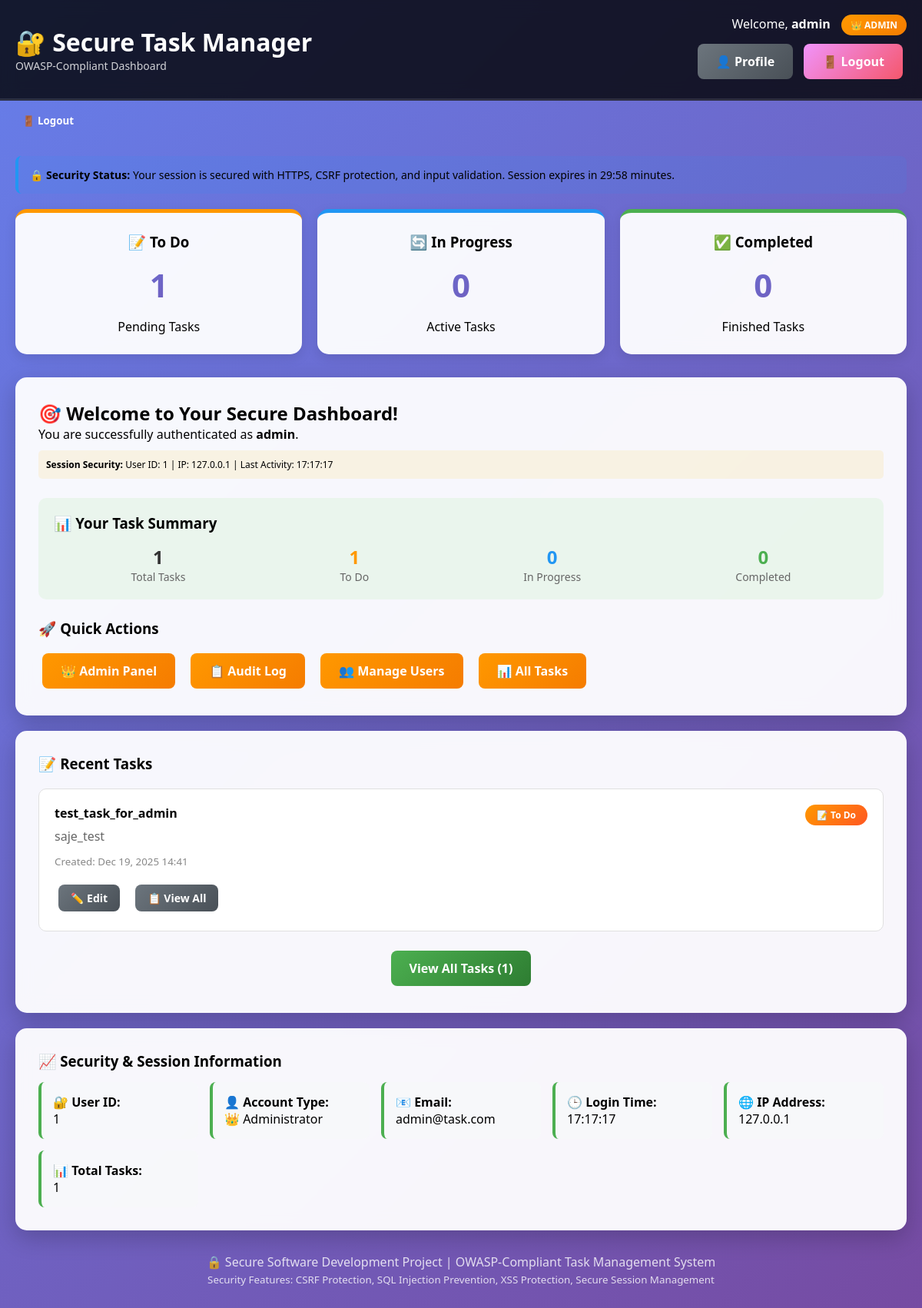
Page /secure_task_manager/index.php (signed in) on the committed database.
### tables this page shows
CREATE TABLE `tasks` (
  `id` int(11) NOT NULL,
  `title` varchar(200) NOT NULL,
  `description` text DEFAULT NULL,
  `status` enum('todo','in progress','completed') DEFAULT 'todo',
  `user_id` int(11) NOT NULL,
  `created_at` timestamp NOT NULL DEFAULT current_timestamp(),
  `updated_at` timestamp NOT NULL DEFAULT current_timestamp() ON UPDATE current_timestamp()
);

### secure_task_manager/includes/config.php (called while the page is built, shortened)
<?php
function generate_csrf_token() {
    return $_SESSION['csrf_token'];
}
?>

### secure_task_manager/index.php (the view, shortened to what this page needs)
<?php
require_once 'includes/config.php';
$username = $_SESSION['username'] ?? '';
$is_admin = $_SESSION['is_admin'] ?? 0;
$user_id = $_SESSION['user_id'] ?? 0;
$email = $_SESSION['email'] ?? '';
$recent_tasks = [];
$task_counts = ['todo' => 0, 'in progress' => 0, 'completed' => 0];
$total_tasks = 0;
try {
    $stmt = $conn->prepare("SELECT id, title, description, status, created_at FROM tasks WHERE user_id = ? ORDER BY created_at DESC LIMIT 5");
    $stmt->bind_param("i", $user_id);
    $stmt->execute();
    $tasks_result = $stmt->get_result();
    while ($row = $tasks_result->fetch_assoc()) {
        $recent_tasks[] = $row;
    }
    $stmt = $conn->prepare("SELECT status, COUNT(*) as count FROM tasks WHERE user_id = ? GROUP BY status");
    $stmt->bind_param("i", $user_id);
    $stmt->execute();
    $count_result = $stmt->get_result();
    while ($row = $count_result->fetch_assoc()) {
        $task_counts[$row['status']] = (int)$row['count'];
    }
    $total_tasks = array_sum($task_counts);
} catch (Exception $e) {
    log_system_event('ERROR', 'Dashboard query failed', [
        'user_id' => $user_id,
        'error' => $e->getMessage()
    ]);
    $error = "Unable to load dashboard data. Please try again.";
}
$csrf_token = generate_csrf_token();
?>
<!DOCTYPE html>
<html lang="en">
<head>
</head>
<body>
    <div class="header">
        <div>
            <h1>🔐 Secure Task Manager</h1>
            <p style="font-size: 14px; opacity: 0.8;">OWASP-Compliant Dashboard</p>
        </div>
        <div style="text-align: right;">
            <div style="margin-bottom: 10px;">
                <span>Welcome, <strong><?php echo htmlspecialchars($username, ENT_QUOTES, 'UTF-8'); ?></strong></span>
                <?php if ($is_admin): ?>
                    <span class="admin-badge">👑 ADMIN</span>
                <?php endif; ?>
            </div>
            <div>
                <a href="profile.php" class="btn btn-secondary">👤 Profile</a>
                <a href="logout.php" class="btn btn-danger" onclick="return confirmLogout()">🚪 Logout</a>
            </div>
        </div>
    </div>
<form id="logoutForm" action="logout_handler.php" method="POST" style="display: inline;">
    <button type="submit" class="btn btn-danger" style="border: none; background: none; color: white; cursor: pointer;">
        🚪 Logout
    </button>
</form>
    <div class="container">
        <div class="security-notice">
            🔒 <strong>Security Status:</strong> Your session is secured with HTTPS, CSRF protection, and input validation.
            Session expires in <span id="sessionTimer">30:00</span> minutes.
        </div>
        <div class="stats-grid">
            <div class="stat-card stat-todo">
                <h3>📝 To Do</h3>
                <div class="stat-number"><?php echo (int)$task_counts['todo']; ?></div>
                <p>Pending Tasks</p>
            </div>
            <div class="stat-card stat-progress">
                <h3>🔄 In Progress</h3>
                <div class="stat-number"><?php echo (int)$task_counts['in progress']; ?></div>
                <p>Active Tasks</p>
            </div>
            <div class="stat-card stat-completed">
                <h3>✅ Completed</h3>
                <div class="stat-number"><?php echo (int)$task_counts['completed']; ?></div>
                <p>Finished Tasks</p>
            </div>
        </div>
        <div class="card">
            <h2>🎯 Welcome to Your Secure Dashboard!</h2>
            <p>You are successfully authenticated as <strong><?php echo htmlspecialchars($username, ENT_QUOTES, 'UTF-8'); ?></strong>.</p>
            <div class="session-info">
                <strong>Session Security:</strong>
                User ID: <?php echo (int)$user_id; ?> |
                IP: <?php echo htmlspecialchars($_SERVER['REMOTE_ADDR'] ?? 'Unknown', ENT_QUOTES, 'UTF-8'); ?> |
                Last Activity: <span id="lastActivity"><?php echo date('H:i:s'); ?></span>
            </div>
            <div style="margin: 25px 0; padding: 20px; background: rgba(232, 245, 233, 0.8); border-radius: 10px;">
                <h3>📊 Your Task Summary</h3>
                <div style="display: flex; justify-content: space-around; margin-top: 15px;">
                    <div style="text-align: center;">
                        <div style="font-size: 24px; font-weight: bold; color: #333;"><?php echo (int)$total_tasks; ?></div>
                        <div style="font-size: 14px; color: #666;">Total Tasks</div>
                    </div>
                    <div style="text-align: center;">
                        <div style="font-size: 24px; font-weight: bold; color: #ff9800;"><?php echo (int)$task_counts['todo']; ?></div>
                        <div style="font-size: 14px; color: #666;">To Do</div>
                    </div>
                    <div style="text-align: center;">
                        <div style="font-size: 24px; font-weight: bold; color: #2196F3;"><?php echo (int)$task_counts['in progress']; ?></div>
                        <div style="font-size: 14px; color: #666;">In Progress</div>
                    </div>
                    <div style="text-align: center;">
                        <div style="font-size: 24px; font-weight: bold; color: #4CAF50;"><?php echo (int)$task_counts['completed']; ?></div>
                        <div style="font-size: 14px; color: #666;">Completed</div>
                    </div>
                </div>
            </div>
            <div style="margin-top: 25px;">
                <h3>🚀 Quick Actions</h3>
                <div style="display: flex; flex-wrap: wrap; gap: 10px; margin-top: 15px;">
                    <?php if ($is_admin): ?>
                        <a href="admin/dashboard.php" class="btn btn-admin">👑 Admin Panel</a>
                        <a href="admin/audit_log.php" class="btn btn-admin">📋 Audit Log</a>
                        <a href="admin/manage_users.php" class="btn btn-admin">👥 Manage Users</a>
                        <a href="admin/all_task.php" class="btn btn-admin">📊 All Tasks</a>
                    <?php else: ?>
                        <a href="add_task.php" class="btn btn-primary">➕ Add New Task</a>
                        <a href="my_tasks.php" class="btn btn-primary">📋 My Tasks</a>
                        <a href="profile.php" class="btn btn-primary">👤 My Profile</a>
                    <?php endif; ?>
                </div>
            </div>
        </div>
        <div class="card">
            <h3>📝 Recent Tasks</h3>
            <?php if (count($recent_tasks) == 0): ?>
                <div class="empty-state">
                    <h3>No tasks yet! 🎉</h3>
                    <p>Start organizing your work by creating your first task.</p>
                    <a href="add_task.php" class="btn btn-primary" style="margin-top: 15px;">Create Your First Task</a>
                </div>
            <?php else: ?>
                <div class="task-list">
                    <?php foreach ($recent_tasks as $task):
                        $task_id = (int)$task['id'];
                        $task_title = htmlspecialchars($task['title'], ENT_QUOTES, 'UTF-8');
                        $task_desc = !empty($task['description']) ? htmlspecialchars(substr($task['description'], 0, 150), ENT_QUOTES, 'UTF-8') : '';
                        $task_status = htmlspecialchars($task['status'], ENT_QUOTES, 'UTF-8');
                        $task_date = htmlspecialchars(date('M d, Y H:i', strtotime($task['created_at'])), ENT_QUOTES, 'UTF-8');
                        $status_badges = [
                            'todo' => ['text' => '📝 To Do', 'class' => 'badge-todo'],
                            'in progress' => ['text' => '🔄 In Progress', 'class' => 'badge-progress'],
                            'completed' => ['text' => '✅ Completed', 'class' => 'badge-completed']
                        ];
                        $status_key = str_replace(' ', '-', $task_status);
                        $status_key = $status_key === 'in-progress' ? 'in progress' : $status_key;
                    ?>
                    <div class="task">
                        <div style="display: flex; justify-content: space-between; align-items: start;">
                            <div style="flex: 1;">
                                <h4 style="margin-bottom: 8px;"><?php echo $task_title; ?></h4>
                                <?php if (!empty($task_desc)): ?>
                                    <p style="color: #666; margin-bottom: 10px;"><?php echo $task_desc; ?><?php echo strlen($task['description']) > 150 ? '...' : ''; ?></p>
                                <?php endif; ?>
                                <small style="color: #888;">Created: <?php echo $task_date; ?></small>
                            </div>
                            <div style="margin-left: 15px;">
                                <span class="status-badge <?php echo htmlspecialchars($status_badges[$status_key]['class'], ENT_QUOTES, 'UTF-8'); ?>">
                                    <?php echo htmlspecialchars($status_badges[$status_key]['text'], ENT_QUOTES, 'UTF-8'); ?>
                                </span>
                            </div>
                        </div>
                        <div style="margin-top: 15px; display: flex; gap: 10px;">
                            <a href="edit_task.php?id=<?php echo $task_id; ?>&csrf=<?php echo urlencode($csrf_token); ?>"
                               class="btn btn-secondary"
                               style="padding: 8px 16px; font-size: 14px;"
                               onclick="return confirmEdit()">
                                ✏️ Edit
                            </a>
                            <a href="my_tasks.php" class="btn btn-secondary" style="padding: 8px 16px; font-size: 14px;">
                                📋 View All
                            </a>
                        </div>
                    </div>
                    <?php endforeach; ?>
                </div>
                <div style="text-align: center; margin-top: 20px;">
                    <a href="my_tasks.php" class="btn btn-primary">
                        View All Tasks (<?php echo (int)$total_tasks; ?>)
                    </a>
                </div>
            <?php endif; ?>
        </div>
        <div class="card">
            <h3>📈 Security & Session Information</h3>
            <div class="quick-stats-grid">
                <div class="stat-item">
                    <strong>🔐 User ID:</strong><br>
                    <?php echo (int)$user_id; ?>
                </div>
                <div class="stat-item">
                    <strong>👤 Account Type:</strong><br>
                    <?php echo $is_admin ? '👑 Administrator' : '👤 Regular User'; ?>
                </div>
                <div class="stat-item">
                    <strong>📧 Email:</strong><br>
                    <?php echo htmlspecialchars($email, ENT_QUOTES, 'UTF-8'); ?>
                </div>
                <div class="stat-item">
                    <strong>🕒 Login Time:</strong><br>
                    <span id="loginTime"><?php echo date('H:i:s'); ?></span>
                </div>
                <div class="stat-item">
                    <strong>🌐 IP Address:</strong><br>
                    <?php echo htmlspecialchars($_SERVER['REMOTE_ADDR'] ?? 'Unknown', ENT_QUOTES, 'UTF-8'); ?>
                </div>
                <div class="stat-item">
                    <strong>📊 Total Tasks:</strong><br>
                    <?php echo (int)$total_tasks; ?>
                </div>
            </div>
        </div>
    </div>
    <div style="text-align: center; margin: 30px; color: rgba(255, 255, 255, 0.8);">
        <p>🔒 Secure Software Development Project | OWASP-Compliant Task Management System</p>
        <p><small>Security Features: CSRF Protection, SQL Injection Prevention, XSS Protection, Secure Session Management</small></p>
    </div>
</body>
</html>

### secure_task_manager/index.php (style rules this page uses)
* { margin: 0; padding: 0; box-sizing: border-box; font-family: 'Segoe UI', Tahoma, Geneva, Verdana, sans-serif; }
body { background: linear-gradient(135deg, #667eea 0%, #764ba2 100%); min-height: 100vh; }
.header { background: rgba(0, 0, 0, 0.8); color: white; padding: 20px; display: flex; justify-content: space-between; align-items: center; backdrop-filter: blur(10px); border-bottom: 3px solid rgba(255, 255, 255, 0.1); }
.container { max-width: 1200px; margin: 20px auto; padding: 0 20px; }
.card { background: rgba(255, 255, 255, 0.95); padding: 30px; border-radius: 15px; box-shadow: 0 10px 30px rgba(0, 0, 0, 0.2); margin-bottom: 20px; backdrop-filter: blur(10px); }
.btn { display: inline-block; padding: 12px 24px; color: white; text-decoration: none; border-radius: 8px; margin: 5px; font-weight: 600; transition: all 0.3s ease; border: none; cursor: pointer; text-align: center; }
.btn-danger { background: linear-gradient(135deg, #f093fb 0%, #f5576c 100%); }
.btn-secondary { background: linear-gradient(135deg, #6c757d 0%, #495057 100%); }
.btn-primary { background: linear-gradient(135deg, #4CAF50 0%, #2E7D32 100%); }
.btn-admin { background: linear-gradient(135deg, #ff9800 0%, #f57c00 100%); }
.task-list { margin-top: 20px; }
.task { border: 1px solid #e0e0e0; padding: 20px; margin: 15px 0; border-radius: 10px; background: white; transition: all 0.3s ease; }
.admin-badge { background: linear-gradient(135deg, #ff9800 0%, #f57c00 100%); color: white; padding: 5px 12px; border-radius: 20px; font-size: 12px; margin-left: 10px; font-weight: bold; }
.stats-grid { display: grid; grid-template-columns: repeat(auto-fit, minmax(250px, 1fr)); gap: 20px; margin-bottom: 30px; }
.stat-card { background: rgba(255, 255, 255, 0.95); padding: 25px; border-radius: 15px; text-align: center; box-shadow: 0 5px 15px rgba(0, 0, 0, 0.1); transition: transform 0.3s ease; backdrop-filter: blur(10px); }
.stat-number { font-size: 42px; font-weight: bold; margin: 15px 0; background: linear-gradient(135deg, #667eea 0%, #764ba2 100%); -webkit-background-clip: text; -webkit-text-fill-color: transparent; }
.stat-todo { border-top: 5px solid #ff9800; }
.stat-progress { border-top: 5px solid #2196F3; }
.stat-completed { border-top: 5px solid #4CAF50; }
.status-badge { display: inline-block; padding: 5px 15px; border-radius: 20px; font-size: 12px; font-weight: bold; margin-left: 10px; }
.badge-todo { background: linear-gradient(135deg, #ff9800 0%, #ff5722 100%); color: white; }
.security-notice { background: rgba(33, 150, 243, 0.1); border-left: 4px solid #2196F3; padding: 15px; border-radius: 8px; margin-bottom: 20px; font-size: 14px; }
.quick-stats-grid { display: grid; grid-template-columns: repeat(auto-fit, minmax(200px, 1fr)); gap: 15px; margin-top: 15px; }
.stat-item { padding: 15px; background: rgba(248, 249, 250, 0.8); border-radius: 8px; border-left: 4px solid #4CAF50; }
.session-info { background: rgba(255, 193, 7, 0.1); padding: 10px; border-radius: 5px; margin-top: 10px; font-size: 12px; }

### rows in the picture
tasks: title "test_task_for_admin", description "saje_test", created_at "Dec 19, 2025 14:41", status "📝 To Do"

### other values in the picture
$username "admin"
$task_counts['todo'] "1"
$task_counts['in progress'] "0"
$task_counts['completed'] "0"
$user_id "1"
$_SERVER['REMOTE_ADDR'] "127.0.0.1"
$total_tasks "1"
$email "admin@task.com"
